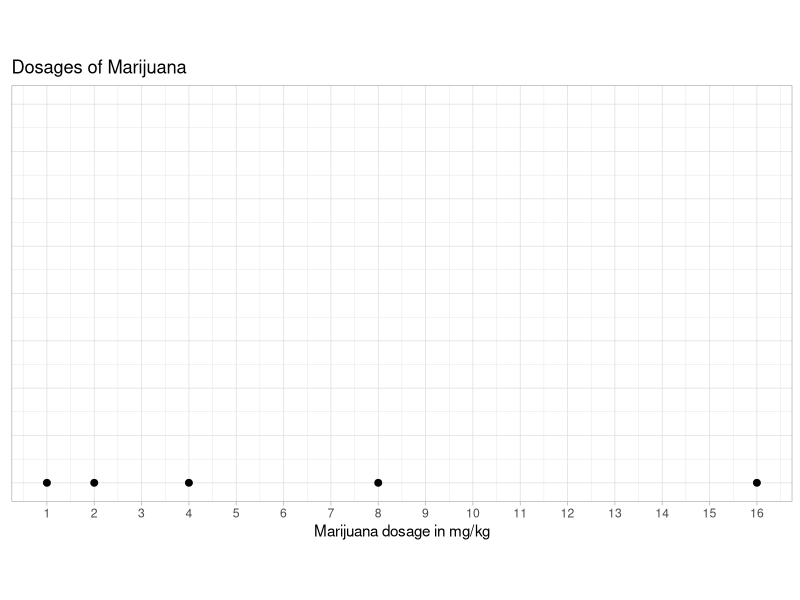
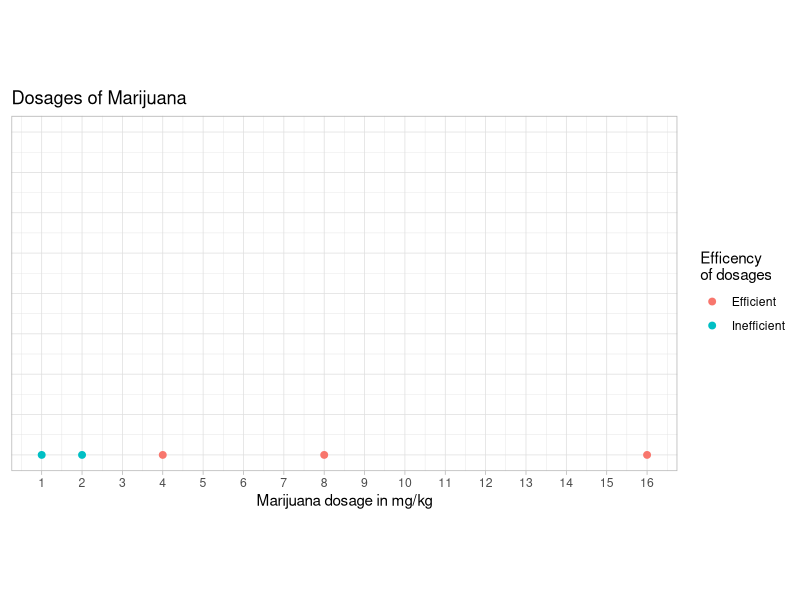
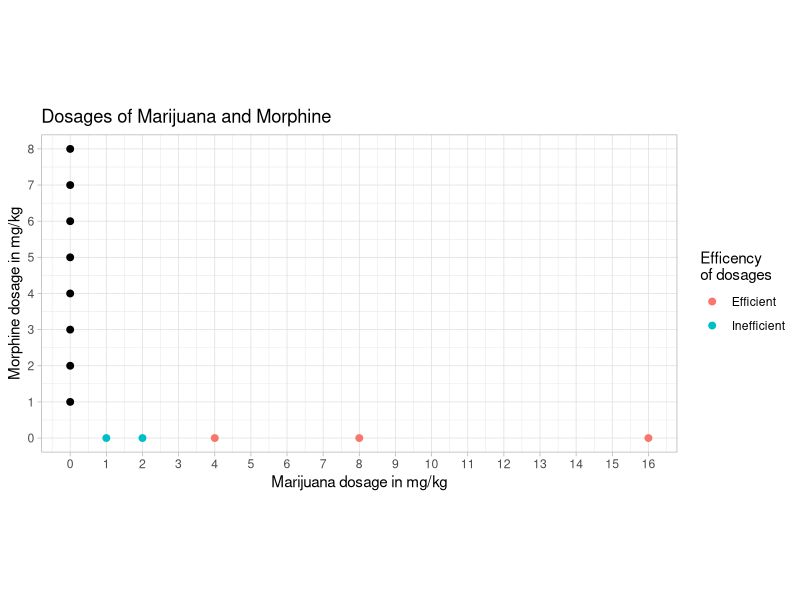
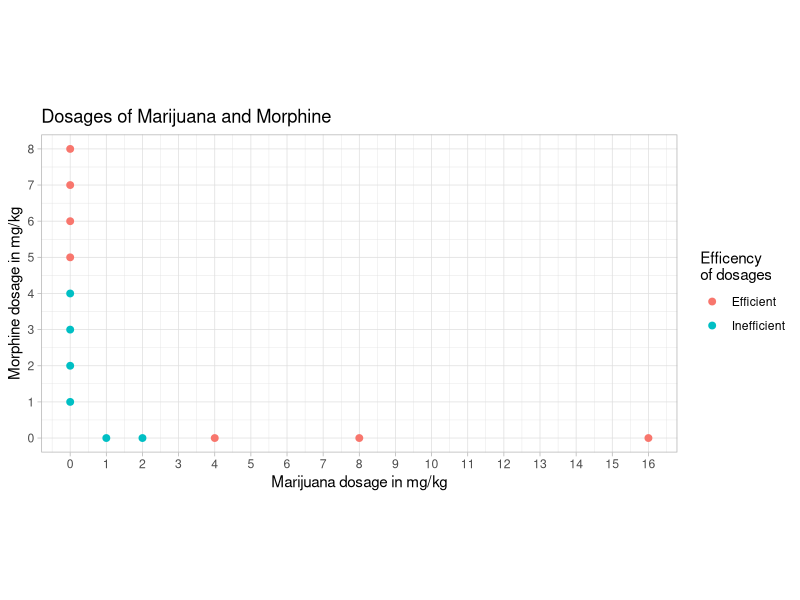
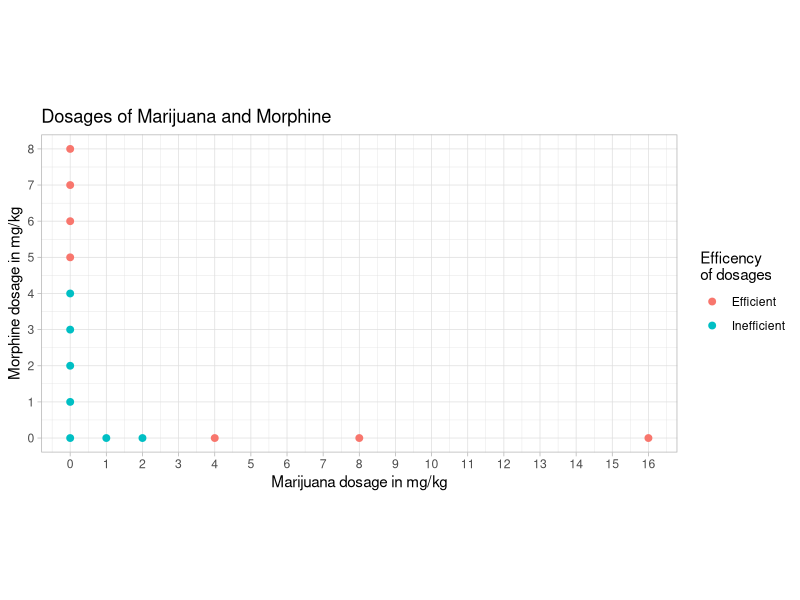
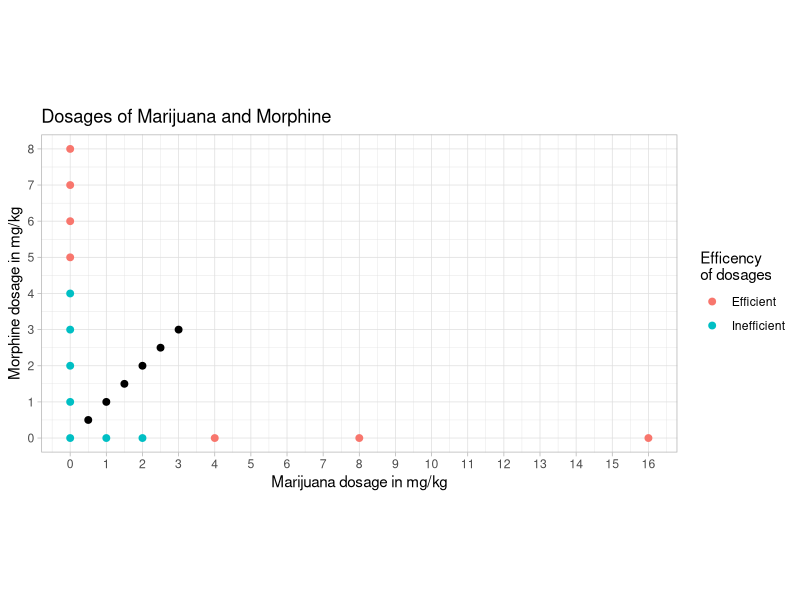
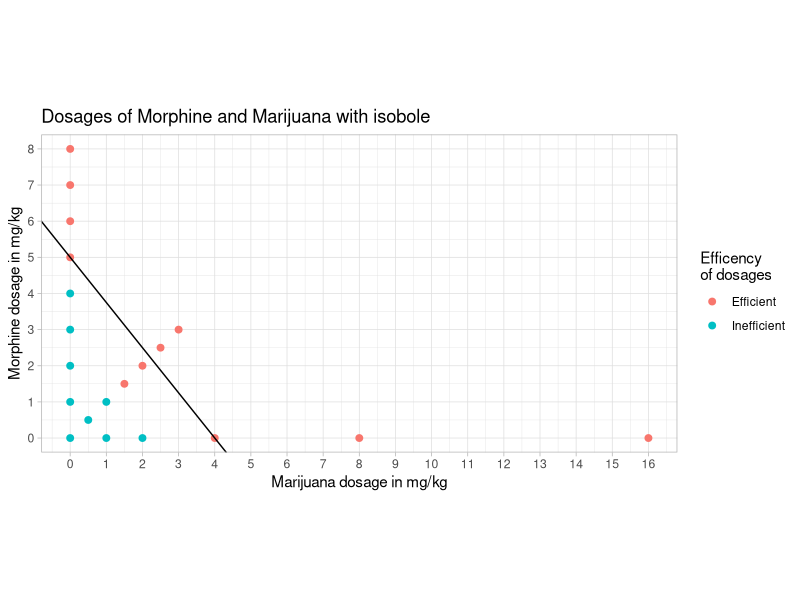

Recreate these plots in R, in order.
## ---- chunk 1
knitr::opts_chunk$set(echo = TRUE, message = FALSE, warning = FALSE, fig.align = "center")
## ---- chunk 2
library(data.table)
library(ggplot2)
## ---- chunk 3
pain <- fread("Bpain.csv")
## ---- chunk 4
pain <- pain[, -c(1,6)]
## ---- chunk 5
pain <- pain[, Prop_dummy  := ifelse(Prop >= 0.5, "Efficient", "Inefficient")]
## ---- chunk 6
ggplot(pain[Set %in% "B",], aes(x = Marijuana, y = Morphine)) +
  geom_point(size = 2) +
  coord_equal() +
  theme_light() +
  scale_x_continuous(breaks = c(0:16)) +
  scale_y_continuous(breaks = c(0:8), limits = c(0,8)) +
  theme(axis.title.y = element_blank(),
        axis.text.y = element_blank(),
        axis.ticks.y = element_blank()) +
  labs(title = "Dosages of Marijuana",
       x = "Marijuana dosage in mg/kg")
## ---- chunk 7
ggplot(pain[Set %in% "B",], aes(x = Marijuana, y = Morphine, color = Prop_dummy)) +
  geom_point(size = 2) +
  coord_equal() +
  theme_light() +
  scale_x_continuous(breaks = c(0:16)) +
  scale_y_continuous(breaks = c(0:8), limits = c(0,8)) +
  theme(axis.title.y = element_blank(),
        axis.text.y = element_blank(),
        axis.ticks.y = element_blank()) +
  labs(title = "Dosages of Marijuana",
       x = "Marijuana dosage in mg/kg",
       color = "Efficency \nof dosages")
## ---- chunk 8
ggplot(pain[Set %in% "B",], aes(x = Marijuana, y = Morphine, color = Prop_dummy)) +
  geom_point(size = 2) +
  geom_point(data = pain[Set %in% "A",], mapping = aes(x = Marijuana, y = Morphine), size = 2, color = "black") +
  coord_equal() +
  theme_light() +
  scale_x_continuous(breaks = c(0:16)) +
  scale_y_continuous(breaks = c(0:8), limits = c(0,8)) +
  labs(title = "Dosages of Marijuana and Morphine",
       x = "Marijuana dosage in mg/kg",
       y = "Morphine dosage in mg/kg",
       color = "Efficency \nof dosages")
## ---- chunk 9
ggplot(pain[Set %in% c("A", "B"),], aes(x = Marijuana, y = Morphine, color = Prop_dummy)) +
  geom_point(size = 2) +
  coord_equal() +
  theme_light() +
  scale_x_continuous(breaks = c(0:16)) +
  scale_y_continuous(breaks = c(0:8), limits = c(0,8)) +
  labs(title = "Dosages of Marijuana and Morphine",
       x = "Marijuana dosage in mg/kg",
       y = "Morphine dosage in mg/kg",
       color = "Efficency \nof dosages")
## ---- chunk 10
ggplot(pain[Set %in% c("O", "A", "B"),], aes(x = Marijuana, y = Morphine, color = Prop_dummy)) +
  geom_point(size = 2) +
  coord_equal() +
  theme_light() +
  scale_x_continuous(breaks = c(0:16)) +
  scale_y_continuous(breaks = c(0:8), limits = c(0,8)) +
  labs(title = "Dosages of Marijuana and Morphine",
       x = "Marijuana dosage in mg/kg",
       y = "Morphine dosage in mg/kg",
       color = "Efficency \nof dosages")
## ---- chunk 11
ggplot(pain[Set %in% c("O", "A", "B"),], aes(x = Marijuana, y = Morphine, color = Prop_dummy)) +
  geom_point(size = 2) +
  geom_point(data = pain[Set %in% "AB",], mapping = aes(x = Marijuana, y = Morphine), size = 2, color = "black") +
  coord_equal() +
  theme_light() +
  scale_x_continuous(breaks = c(0:16)) +
  scale_y_continuous(breaks = c(0:8), limits = c(0,8)) +
  labs(title = "Dosages of Marijuana and Morphine",
       x = "Marijuana dosage in mg/kg",
       y = "Morphine dosage in mg/kg",
       color = "Efficency \nof dosages")
## ---- chunk 12
ggplot(pain, aes(x = Marijuana, y = Morphine, color = Prop_dummy)) +
  geom_point(size = 2) +
  coord_equal() +
  geom_abline(intercept = 5, slope = -5/4) +
  theme_light() +
  scale_x_continuous(breaks = c(0:16)) +
  scale_y_continuous(breaks = c(0:8)) +
  labs(title = "Dosages of Morphine and Marijuana with isobole",
       x = "Marijuana dosage in mg/kg",
       y = "Morphine dosage in mg/kg",
       color = "Efficency \nof dosages")
